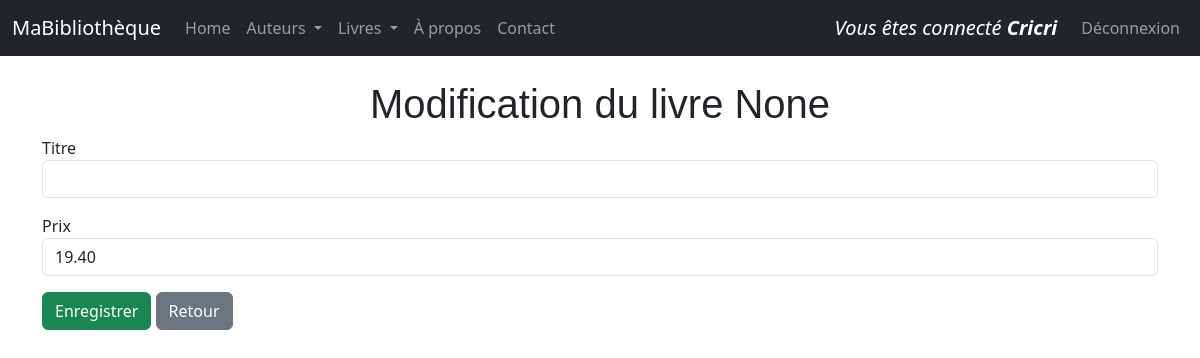
Page /livres/1/update/ (signed in) on the committed database.
### monApp/models.py (models this page shows, shortened)
class User(db.Model, UserMixin):
    Login = db.Column (db.String(50), primary_key=True)
    Password = db.Column (db.String(64))

class Livre(db.Model):
    idL = db.Column(db.Integer, primary_key=True)
    Prix = db.Column(db.Float)
    Titre = db.Column(db.String(255))
    Url = db.Column(db.String(255))
    Img = db.Column(db.String(255))
    auteur_id = db.Column(db.Integer, db.ForeignKey("auteur.idA"))
    auteur = db.relationship("Auteur", backref=db.backref("livres", lazy="dynamic"))

### monApp/views.py (the view)
@app.route('/livres/<idL>/update/')
@login_required
def updateLivre(idL):
    unLivre = Livre.query.get(idL)
    unForm = FormLivre(
        idL=unLivre.idL,
        Titre=unLivre.Titre,
        Prix=unLivre.Prix,
        AuteurId=unLivre.auteur_id
    )
    return render_template("livre_update.html", selectedLivre=unLivre, updateForm=unForm)

### monApp/forms.py
class FormLivre(FlaskForm):
    idL = HiddenField('idL')
    Titre = StringField('Titre')  # mets-le en readonly dans le template si non modifiable
    AuteurId = HiddenField('AuteurId')
    Prix = DecimalField(
        'Prix',
        places=2,
        rounding=ROUND_HALF_UP,
        validators=[
            DataRequired()
        ]
    )

### monApp/models.py (called while the page is built)
@login_manager.user_loader
def load_user(username):
    return User.query.get(username)

### monApp/templates/livre_update.html (shortened to what this page needs)
{% extends "base.html" %}
{% block main %}
    <h1>Modification du livre {{ selectedLivre.Titre }}</h1>
    <form role="form" method="POST" action="{{ url_for('saveLivre') }}">
        <div class="form-group mb-3">
            {{ updateForm.Titre.label }}
            {{ updateForm.Titre(size=50, readonly=True, class_="form-control") }}
        </div>
        <div
            {% if updateForm.Prix.errors %}
                class="form-group has-error"
            {% else %}
                class="form-group mb-3"
            {% endif %}
        >
            {{ updateForm.Prix.label }}
            {{ updateForm.Prix(size=50, class_="form-control") }}
        </div>
        <input class="btn btn-success" type="submit" value="Enregistrer">
        <a href="{{ url_for('getLivres') }}" class="btn btn-secondary">Retour</a>
    </form>
{% endblock %}

### monApp/templates/base.html (shortened to what this page needs)
<!DOCTYPE html>
<html lang="en">
<head>
    <link rel="stylesheet" href="{{ url_for('static', filename='css/style.css') }}">
    <link href="https://cdn.jsdelivr.net/npm/bootstrap@5.3.0/dist/css/bootstrap.min.css" rel="stylesheet">
</head>
<body>
    {% block navbar %}
    <nav class="navbar navbar-expand-md navbar-dark bg-dark fixed-top">
        <div class="container-fluid">
            <a class="navbar-brand">MaBibliothèque</a>
            <div class="collapse navbar-collapse" id="mainNavbar">
                <ul class="navbar-nav me-auto mb-2 mb-md-0">
                    <li class="nav-item">
                        <a class="nav-link" href="{{ url_for('index') }}">Home</a>
                    </li>
                    <li class="nav-item dropdown">
                        <a class="nav-link dropdown-toggle" href="#" id="auteursDropdown" role="button" data-bs-toggle="dropdown" aria-expanded="false">
                            Auteurs
                        </a>
                    </li>
                    <li class="nav-item dropdown">
                        <a class="nav-link dropdown-toggle" href="#" id="livresDropdown" role="button" data-bs-toggle="dropdown" aria-expanded="false">
                            Livres
                        </a>
                    </li>
                    <li class="nav-item">
                        <a class="nav-link" href="{{ url_for('about') }}">À propos</a>
                    </li>
                    <li class="nav-item">
                        <a class="nav-link" href="{{ url_for('contact') }}">Contact</a>
                    </li>
                </ul>
                <ul class="nav navbar-nav navbar-right">
                    {% if current_user.is_authenticated %}
                        <a class="navbar-brand"><em>Vous êtes connecté <strong>{{ current_user.Login}}</strong></em></a>
                        <li class="nav-item"><a class="nav-link" href="{{ url_for ('logout') }}">Déconnexion</a></li >
                    {% else %}
                        <li class="nav-item"><a class="nav-link" href="{{ url_for ('login') }}">Se connecter</a></li >
                    {% endif %}
                </ul>
            </div>
        </div>
    </nav>
    {% endblock %}
    {% block content %}
    <main role="main" class="container">
        {% block main %}{% endblock %}
    </main>
    {% endblock %}
</body>
</html>

### monApp/static/css/style.css (style rules this page uses)
.container { margin-top: 5em; }
body { font-family: sans-serif; }
h1 { color: rgb(197, 107, 107); text-align: center; font-family: Arial, sans-serif; }

### rows in the picture
User: Login "Cricri"
Livre: Titre "None", Prix "19.40"

### other values in the picture
{{ updateForm.Titre.label }} "Titre"
{{ updateForm.Prix.label }} "Prix"
